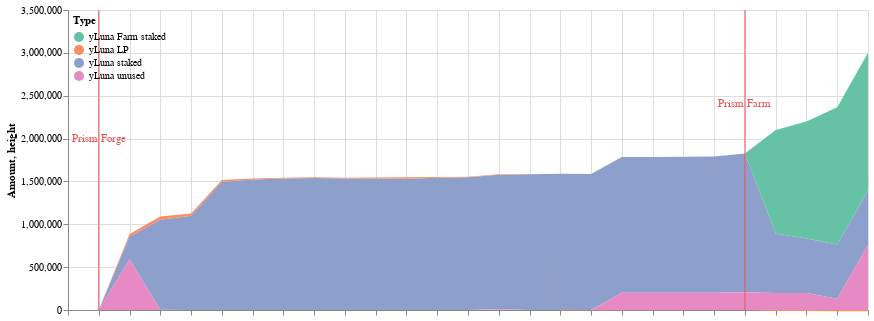

The notebook cell this image was saved under:
### Code cell
c1 = cp.get_yluna_time_area_chart(all_deltas, 
               alt.Scale(scheme='set2'),
               min_date = all_deltas.Time.min(),
               max_date = all_deltas.Time.max(),
               top_padding = 1500000
        )

c2 = alt.Chart(dp.dates_to_mark).mark_rule(color='#e45756').encode(
    x=alt.X('date'+':T',axis=alt.Axis(labels=False,title=''))
)

c3 = alt.Chart(dp.dates_to_mark).mark_text(
    color='#e45756',
    angle=0
).encode(
    x=alt.X('text_date'+':T',axis=alt.Axis(labels=False,title='')),
    y='height',
    text='text'
)

(c1 + c2 + c3).properties(width=800).configure_view(strokeOpacity=0)

### Figure 1 — Vega-Lite specification as saved in the notebook (floating-point values rounded to 4 significant figures)
{"config": {"view": {"continuousWidth": 400, "continuousHeight": 300, "strokeOpacity": 0}}, "layer": [{"data": {"name": "data-622efff370f90146cb7dd4770f83c098"}, "mark": "area", "encoding": {"color": {"field": "Type", "legend": {"direction": "vertical", "legendY": 0, "orient": "none", "padding": 5}, "scale": {"scheme": "set2"}, "type": "nominal"}, "tooltip": [{"field": "Time", "format": "%Y-%m-%d", "type": "temporal"}, {"field": "Type", "type": "nominal"}, {"field": "Amount (millions)", "type": "nominal"}], "x": {"field": "Time", "scale": {"domain": ["2022-02-12", "2022-03-10"]}, "type": "temporal"}, "y": {"field": "Amount", "scale": {"domain": [0, 3120000.0]}, "type": "quantitative"}}}, {"data": {"name": "data-bf69e67827aa5ed7d9d532afa84e7b5c"}, "mark": {"type": "rule", "color": "#e45756"}, "encoding": {"x": {"axis": {"labels": false, "title": ""}, "field": "date", "type": "temporal"}}}, {"data": {"name": "data-bf69e67827aa5ed7d9d532afa84e7b5c"}, "mark": {"type": "text", "angle": 0, "color": "#e45756"}, "encoding": {"text": {"field": "text", "type": "nominal"}, "x": {"axis": {"labels": false, "title": ""}, "field": "text_date", "type": "temporal"}, "y": {"field": "height", "type": "quantitative"}}}], "width": 800, "$schema": "https://vega.github.io/schema/vega-lite/v4.17.0.json", "datasets": {"data-622efff370f90146cb7dd4770f83c098": [{"Time": "2022-02-14", "Amount signed": 264000.0, "Amount": 264000.0, "Type": "yLuna staked", "Amount (millions)": "0.26M"}, {"Time": "2022-02-15", "Amount signed": 785400.0, "Amount": 1049000.0, "Type": "yLuna staked", "Amount (millions)": "1.05M"}, {"Time": "2022-02-16", "Amount signed": 48820.0, "Amount": 1098000.0, "Type": "yLuna staked", "Amount (millions)": "1.1M"}, {"Time": "2022-02-17", "Amount signed": 398600.0, "Amount": 1497000.0, "Type": "yLuna staked", "Amount (millions)": "1.5M"}, {"Time": "2022-02-18", "Amount signed": 26480.0, "Amount": 1523000.0, "Type": "yLuna staked", "Amount (millions)": "1.52M"}, {"Time": "2022-02-19", "Amount signed": 9947.0, "Amount": 1533000.0, "Type": "yLuna staked", "Amount (millions)": "1.53M"}, {"Time": "2022-02-20", "Amount signed": 6690.0, "Amount": 1540000.0, "Type": "yLuna staked", "Amount (millions)": "1.54M"}, {"Time": "2022-02-21", "Amount signed": -5372.0, "Amount": 1534000.0, "Type": "yLuna staked", "Amount (millions)": "1.53M"}, {"Time": "2022-02-22", "Amount signed": -340.6, "Amount": 1534000.0, "Type": "yLuna staked", "Amount (millions)": "1.53M"}, {"Time": "2022-02-23", "Amount signed": -1892.0, "Amount": 1532000.0, "Type": "yLuna staked", "Amount (millions)": "1.53M"}, {"Time": "2022-02-24", "Amount signed": 9216.0, "Amount": 1541000.0, "Type": "yLuna staked", "Amount (millions)": "1.54M"}, {"Time": "2022-02-25", "Amount signed": 6565.0, "Amount": 1548000.0, "Type": "yLuna staked", "Amount (millions)": "1.55M"}, {"Time": "2022-02-26", "Amount signed": 21590.0, "Amount": 1570000.0, "Type": "yLuna staked", "Amount (millions)": "1.57M"}, {"Time": "2022-02-27", "Amount signed": 15350.0, "Amount": 1585000.0, "Type": "yLuna staked", "Amount (millions)": "1.58M"}, {"Time": "2022-02-28", "Amount signed": 5056.0, "Amount": 1590000.0, "Type": "yLuna staked", "Amount (millions)": "1.59M"}, {"Time": "2022-03-01", "Amount signed": -3479.0, "Amount": 1587000.0, "Type": "yLuna staked", "Amount (millions)": "1.59M"}, {"Time": "2022-03-02", "Amount signed": -801.9, "Amount": 1586000.0, "Type": "yLuna staked", "Amount (millions)": "1.59M"}, {"Time": "2022-03-03", "Amount signed": -37.23, "Amount": 1586000.0, "Type": "yLuna staked", "Amount (millions)": "1.59M"}, {"Time": "2022-03-04", "Amount signed": 980.6, "Amount": 1587000.0, "Type": "yLuna staked", "Amount (millions)": "1.59M"}, {"Time": "2022-03-05", "Amount signed": 5166.0, "Amount": 1592000.0, "Type": "yLuna staked", "Amount (millions)": "1.59M"}, {"Time": "2022-03-06", "Amount signed": 27690.0, "Amount": 1620000.0, "Type": "yLuna staked", "Amount (millions)": "1.62M"}, {"Time": "2022-03-07", "Amount signed": -924800.0, "Amount": 694700.0, "Type": "yLuna staked", "Amount (millions)": "0.69M"}, {"Time": "2022-03-08", "Amount signed": -58730.0, "Amount": 636000.0, "Type": "yLuna staked", "Amount (millions)": "0.64M"}, {"Time": "2022-03-09", "Amount signed": -2615.0, "Amount": 633400.0, "Type": "yLuna staked", "Amount (millions)": "0.63M"}, {"Time": "2022-02-14", "Amount signed": 30330.0, "Amount": 30330.0, "Type": "yLuna LP", "Amount (millions)": "0.03M"}, {"Time": "2022-02-15", "Amount signed": 7077.0, "Amount": 37410.0, "Type": "yLuna LP", "Amount (millions)": "0.04M"}, {"Time": "2022-02-16", "Amount signed": -11040.0, "Amount": 26370.0, "Type": "yLuna LP", "Amount (millions)": "0.03M"}, {"Time": "2022-02-17", "Amount signed": -7093.0, "Amount": 19280.0, "Type": "yLuna LP", "Amount (millions)": "0.02M"}, {"Time": "2022-02-18", "Amount signed": -8250.0, "Amount": 11030.0, "Type": "yLuna LP", "Amount (millions)": "0.01M"}, {"Time": "2022-02-19", "Amount signed": 15.57, "Amount": 11050.0, "Type": "yLuna LP", "Amount (millions)": "0.01M"}, {"Time": "2022-02-20", "Amount signed": -2278.0, "Amount": 8768.0, "Type": "yLuna LP", "Amount (millions)": "0.01M"}, {"Time": "2022-02-21", "Amount signed": -1615.0, "Amount": 7152.0, "Type": "yLuna LP", "Amount (millions)": "0.01M"}, {"Time": "2022-02-22", "Amount signed": 3527.0, "Amount": 10680.0, "Type": "yLuna LP", "Amount (millions)": "0.01M"}, {"Time": "2022-02-23", "Amount signed": 5272.0, "Amount": 15950.0, "Type": "yLuna LP", "Amount (millions)": "0.02M"}, {"Time": "2022-02-24", "Amount signed": -7014.0, "Amount": 8937.0, "Type": "yLuna LP", "Amount (millions)": "0.01M"}, {"Time": "2022-02-25", "Amount signed": -2210.0, "Amount": 6727.0, "Type": "yLuna LP", "Amount (millions)": "0.01M"}, {"Time": "2022-02-26", "Amount signed": -2478.0, "Amount": 4248.0, "Type": "yLuna LP", "Amount (millions)": "0.0M"}, {"Time": "2022-02-27", "Amount signed": -2198.0, "Amount": 2051.0, "Type": "yLuna LP", "Amount (millions)": "0.0M"}, {"Time": "2022-02-28", "Amount signed": -7026.0, "Amount": -4976.0, "Type": "yLuna LP", "Amount (millions)": "-0.0M"}, {"Time": "2022-03-01", "Amount signed": 853.7, "Amount": -4122.0, "Type": "yLuna LP", "Amount (millions)": "-0.0M"}, {"Time": "2022-03-02", "Amount signed": 860.2, "Amount": -3262.0, "Type": "yLuna LP", "Amount (millions)": "-0.0M"}, {"Time": "2022-03-03", "Amount signed": 712.2, "Amount": -2550.0, "Type": "yLuna LP", "Amount (millions)": "-0.0M"}, {"Time": "2022-03-04", "Amount signed": 624.2, "Amount": -1926.0, "Type": "yLuna LP", "Amount (millions)": "-0.0M"}, {"Time": "2022-03-05", "Amount signed": 2291.0, "Amount": 365.2, "Type": "yLuna LP", "Amount (millions)": "0.0M"}, {"Time": "2022-03-06", "Amount signed": -613.0, "Amount": -247.8, "Type": "yLuna LP", "Amount (millions)": "-0.0M"}, {"Time": "2022-03-07", "Amount signed": -11340.0, "Amount": -11590.0, "Type": "yLuna LP", "Amount (millions)": "-0.01M"}, {"Time": "2022-03-08", "Amount signed": -1290.0, "Amount": -12880.0, "Type": "yLuna LP", "Amount (millions)": "-0.01M"}, {"Time": "2022-03-09", "Amount signed": -518.0, "Amount": -13400.0, "Type": "yLuna LP", "Amount (millions)": "-0.01M"}, {"Time": "2022-03-10", "Amount signed": -387.7, "Amount": -13790.0, "Type": "yLuna LP", "Amount (millions)": "-0.01M"}, {"Time": "2022-03-07", "Amount signed": 1207000.0, "Amount": 1207000.0, "Type": "yLuna Farm staked", "Amount (millions)": "1.21M"}, {"Time": "2022-03-08", "Amount signed": 156200.0, "Amount": 1363000.0, "Type": "yLuna Farm staked", "Amount (millions)": "1.36M"}, {"Time": "2022-03-09", "Amount signed": 238400.0, "Amount": 1602000.0, "Type": "yLuna Farm staked", "Amount (millions)": "1.6M"}, {"Time": "2022-03-10", "Amount signed": 6263.0, "Amount": 1608000.0, "Type": "yLuna Farm staked", "Amount (millions)": "1.61M"}, {"Time": "2022-02-14", "Amount signed": 886900.0, "Amount": 592600.0, "Type": "yLuna unused", "Amount (millions)": "0.59M"}, {"Time": "2022-02-15", "Amount signed": 203500.0, "Amount": 3706.0, "Type": "yLuna unused", "Amount (millions)": "0.0M"}, {"Time": "2022-02-16", "Amount signed": 34800.0, "Amount": 721.3, "Type": "yLuna unused", "Amount (millions)": "0.0M"}, {"Time": "2022-02-17", "Amount signed": 390200.0, "Amount": 0.0, "Type": "yLuna unused", "Amount (millions)": "0.0M"}, {"Time": "2022-02-18", "Amount signed": 18930.0, "Amount": 125.5, "Type": "yLuna unused", "Amount (millions)": "0.0M"}, {"Time": "2022-02-19", "Amount signed": 8557.0, "Amount": 0.0, "Type": "yLuna unused", "Amount (millions)": "0.0M"}, {"Time": "2022-02-20", "Amount signed": 4740.0, "Amount": 0.0, "Type": "yLuna unused", "Amount (millions)": "0.0M"}, {"Time": "2022-02-21", "Amount signed": -6418.0, "Amount": 0.0, "Type": "yLuna unused", "Amount (millions)": "0.0M"}, {"Time": "2022-02-22", "Amount signed": 1663.0, "Amount": 0.0, "Type": "yLuna unused", "Amount (millions)": "0.0M"}, {"Time": "2022-02-23", "Amount signed": 4500.0, "Amount": 0.0, "Type": "yLuna unused", "Amount (millions)": "0.0M"}, {"Time": "2022-02-24", "Amount signed": -342.0, "Amount": 0.0, "Type": "yLuna unused", "Amount (millions)": "0.0M"}, {"Time": "2022-02-25", "Amount signed": 4035.0, "Amount": 0.0, "Type": "yLuna unused", "Amount (millions)": "0.0M"}, {"Time": "2022-02-26", "Amount signed": 32360.0, "Amount": 9598.0, "Type": "yLuna unused", "Amount (millions)": "0.01M"}, {"Time": "2022-02-27", "Amount signed": 478.2, "Amount": 0.0, "Type": "yLuna unused", "Amount (millions)": "0.0M"}, {"Time": "2022-02-28", "Amount signed": -1118.0, "Amount": 0.0, "Type": "yLuna unused", "Amount (millions)": "0.0M"}, {"Time": "2022-03-01", "Amount signed": -789.2, "Amount": 0.0, "Type": "yLuna unused", "Amount (millions)": "0.0M"}, {"Time": "2022-03-02", "Amount signed": 200900.0, "Amount": 200500.0, "Type": "yLuna unused", "Amount (millions)": "0.2M"}, {"Time": "2022-03-03", "Amount signed": 597.3, "Amount": 200400.0, "Type": "yLuna unused", "Amount (millions)": "0.2M"}, {"Time": "2022-03-04", "Amount signed": 2053.0, "Amount": 200900.0, "Type": "yLuna unused", "Amount (millions)": "0.2M"}, {"Time": "2022-03-05", "Amount signed": 7005.0, "Amount": 200400.0, "Type": "yLuna unused", "Amount (millions)": "0.2M"}, {"Time": "2022-03-06", "Amount signed": 33240.0, "Amount": 206600.0, "Type": "yLuna unused", "Amount (millions)": "0.21M"}, {"Time": "2022-03-07", "Amount signed": 263300.0, "Amount": 199100.0, "Type": "yLuna unused", "Amount (millions)": "0.2M"}, {"Time": "2022-03-08", "Amount signed": 96260.0, "Amount": 199200.0, "Type": "yLuna unused", "Amount (millions)": "0.2M"}, {"Time": "2022-03-09", "Amount signed": 167800.0, "Amount": 131600.0, "Type": "yLuna unused", "Amount (millions)": "0.13M"}, {"Time": "2022-03-10", "Amount signed": 395.7, "Amount": 759500.0, "Type": "yLuna unused", "Amount (millions)": "0.76M"}, {"Time": "2022-03-10", "Amount signed": 0.0, "Amount": 633400.0, "Type": "yLuna staked", "Amount (millions)": "0.63M"}, {"Time": "2022-02-12", "Amount signed": 0.0, "Amount": 0.0, "Type": "yLuna staked", "Amount (millions)": "0.0M"}, {"Time": "2022-02-13", "Amount signed": 0.0, "Amount": 0.0, "Type": "yLuna staked", "Amount (millions)": "0.0M"}, {"Time": "2022-02-12", "Amount signed": 0.0, "Amount": 0.0, "Type": "yLuna LP", "Amount (millions)": "0.0M"}, {"Time": "2022-02-13", "Amount signed": 0.0, "Amount": 0.0, "Type": "yLuna LP", "Amount (millions)": "0.0M"}, {"Time": "2022-02-14", "Amount signed": 0.0, "Amount": 0.0, "Type": "yLuna Farm staked", "Amount (millions)": "0.0M"}, {"Time": "2022-02-15", "Amount signed": 0.0, "Amount": 0.0, "Type": "yLuna Farm staked", "Amount (millions)": "0.0M"}, {"Time": "2022-02-16", "Amount signed": 0.0, "Amount": 0.0, "Type": "yLuna Farm staked", "Amount (millions)": "0.0M"}, {"Time": "2022-02-17", "Amount signed": 0.0, "Amount": 0.0, "Type": "yLuna Farm staked", "Amount (millions)": "0.0M"}, {"Time": "2022-02-18", "Amount signed": 0.0, "Amount": 0.0, "Type": "yLuna Farm staked", "Amount (millions)": "0.0M"}, {"Time": "2022-02-19", "Amount signed": 0.0, "Amount": 0.0, "Type": "yLuna Farm staked", "Amount (millions)": "0.0M"}, {"Time": "2022-02-20", "Amount signed": 0.0, "Amount": 0.0, "Type": "yLuna Farm staked", "Amount (millions)": "0.0M"}, {"Time": "2022-02-21", "Amount signed": 0.0, "Amount": 0.0, "Type": "yLuna Farm staked", "Amount (millions)": "0.0M"}, {"Time": "2022-02-22", "Amount signed": 0.0, "Amount": 0.0, "Type": "yLuna Farm staked", "Amount (millions)": "0.0M"}, {"Time": "2022-02-23", "Amount signed": 0.0, "Amount": 0.0, "Type": "yLuna Farm staked", "Amount (millions)": "0.0M"}, {"Time": "2022-02-24", "Amount signed": 0.0, "Amount": 0.0, "Type": "yLuna Farm staked", "Amount (millions)": "0.0M"}, {"Time": "2022-02-25", "Amount signed": 0.0, "Amount": 0.0, "Type": "yLuna Farm staked", "Amount (millions)": "0.0M"}, {"Time": "2022-02-26", "Amount signed": 0.0, "Amount": 0.0, "Type": "yLuna Farm staked", "Amount (millions)": "0.0M"}, {"Time": "2022-02-27", "Amount signed": 0.0, "Amount": 0.0, "Type": "yLuna Farm staked", "Amount (millions)": "0.0M"}, {"Time": "2022-02-28", "Amount signed": 0.0, "Amount": 0.0, "Type": "yLuna Farm staked", "Amount (millions)": "0.0M"}, {"Time": "2022-03-01", "Amount signed": 0.0, "Amount": 0.0, "Type": "yLuna Farm staked", "Amount (millions)": "0.0M"}, {"Time": "2022-03-02", "Amount signed": 0.0, "Amount": 0.0, "Type": "yLuna Farm staked", "Amount (millions)": "0.0M"}, {"Time": "2022-03-03", "Amount signed": 0.0, "Amount": 0.0, "Type": "yLuna Farm staked", "Amount (millions)": "0.0M"}, {"Time": "2022-03-04", "Amount signed": 0.0, "Amount": 0.0, "Type": "yLuna Farm staked", "Amount (millions)": "0.0M"}, {"Time": "2022-03-05", "Amount signed": 0.0, "Amount": 0.0, "Type": "yLuna Farm staked", "Amount (millions)": "0.0M"}, {"Time": "2022-03-06", "Amount signed": 0.0, "Amount": 0.0, "Type": "yLuna Farm staked", "Amount (millions)": "0.0M"}, {"Time": "2022-02-12", "Amount signed": 0.0, "Amount": 0.0, "Type": "yLuna Farm staked", "Amount (millions)": "0.0M"}, {"Time": "2022-02-13", "Amount signed": 0.0, "Amount": 0.0, "Type": "yLuna Farm staked", "Amount (millions)": "0.0M"}, {"Time": "2022-02-12", "Amount signed": 0.0, "Amount": 0.0, "Type": "yLuna unused", "Amount (millions)": "0.0M"}, {"Time": "2022-02-13", "Amount signed": 0.0, "Amount": 0.0, "Type": "yLuna unused", "Amount (millions)": "0.0M"}], "data-bf69e67827aa5ed7d9d532afa84e7b5c": [{"text_date": "2022-02-13", "date": "2022-02-13", "height": 2000000, "text": "Prism Forge"}, {"text_date": "2022-03-06", "date": "2022-03-06", "height": 2400000, "text": "Prism Farm"}]}}
